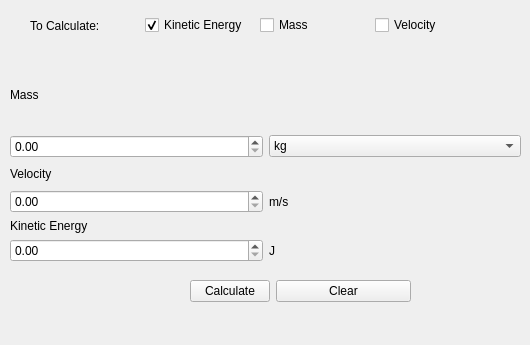
        <widget class="QWidget" name="tab_8">
         <attribute name="title">
          <string>Linear</string>
         </attribute>
         <widget class="QWidget" name="layoutWidget_2">
          <property name="geometry">
           <rect>
            <x>190</x>
            <y>280</y>
            <width>221</width>
            <height>56</height>
           </rect>
          </property>
          <layout class="QFormLayout" name="formLayout_3">
           <item row="0" column="0">
            <widget class="QPushButton" name="pushButton_CalculLin">
             <property name="text">
              <string>Calculate</string>
             </property>
            </widget>
           </item>
           <item row="0" column="1">
            <widget class="QPushButton" name="pushButton_ClearKin2">
             <property name="cursor">
              <cursorShape>PointingHandCursor</cursorShape>
             </property>
             <property name="text">
              <string>Clear</string>
             </property>
            </widget>
           </item>
          </layout>
         </widget>
         <widget class="QWidget" name="layoutWidget">
          <property name="geometry">
           <rect>
            <x>30</x>
            <y>10</y>
            <width>454</width>
            <height>31</height>
           </rect>
          </property>
          <layout class="QHBoxLayout" name="horizontalLayout_5">
           <item>
            <widget class="QLabel" name="label_13">
             <property name="text">
              <string>To Calculate:</string>
             </property>
            </widget>
           </item>
           <item>
            <widget class="QCheckBox" name="checkBox_KineticEnL">
             <property name="text">
              <string>Kinetic Energy</string>
             </property>
             <property name="checked">
              <bool>true</bool>
             </property>
            </widget>
           </item>
           <item>
            <widget class="QCheckBox" name="checkBox_MassL">
             <property name="text">
              <string>Mass</string>
             </property>
            </widget>
           </item>
           <item>
            <widget class="QCheckBox" name="checkBox_VelocityL">
             <property name="text">
              <string>Velocity</string>
             </property>
            </widget>
           </item>
          </layout>
         </widget>
         <widget class="QWidget" name="layoutWidget">
          <property name="geometry">
           <rect>
            <x>10</x>
            <y>60</y>
            <width>511</width>
            <height>202</height>
           </rect>
          </property>
          <layout class="QGridLayout" name="gridLayout_24">
           <item row="0" column="0">
            <layout class="QGridLayout" name="gridLayout_22">
             <item row="1" column="0">
              <widget class="QDoubleSpinBox" name="doubleSpinBox_mass"/>
             </item>
             <item row="0" column="0">
              <widget class="QLabel" name="label_L1">
               <property name="text">
                <string>Mass</string>
               </property>
              </widget>
             </item>
             <item row="1" column="1">
              <widget class="QComboBox" name="comboBox_mass">
               <item>
                <property name="text">
                 <string>kg</string>
                </property>
               </item>
               <item>
                <property name="text">
                 <string>g</string>
                </property>
               </item>
              </widget>
             </item>
            </layout>
           </item>
           <item row="1" column="0">
            <layout class="QGridLayout" name="gridLayout_23">
             <item row="1" column="0">
              <widget class="QDoubleSpinBox" name="doubleSpinBox_velo"/>
             </item>
             <item row="0" column="0">
              <widget class="QLabel" name="label_L2">
               <property name="text">
                <string>Velocity</string>
               </property>
              </widget>
             </item>
             <item row="2" column="0" colspan="2">
              <layout class="QGridLayout" name="gridLayout_35">
               <item row="1" column="0">
                <widget class="QDoubleSpinBox" name="doubleSpinBox_kine"/>
               </item>
               <item row="0" column="0">
                <widget class="QLabel" name="label_R2_3">
                 <property name="text">
                  <string>Kinetic Energy</string>
                 </property>
                </widget>
               </item>
               <item row="1" column="1">
                <widget class="QLabel" name="label_L1_5">
                 <property name="text">
                  <string>J</string>
                 </property>
                </widget>
               </item>
              </layout>
             </item>
             <item row="1" column="1">
              <widget class="QLabel" name="label_L1_3">
               <property name="text">
                <string>m/s</string>
               </property>
              </widget>
             </item>
            </layout>
           </item>
          </layout>
         </widget>
        </widget>
